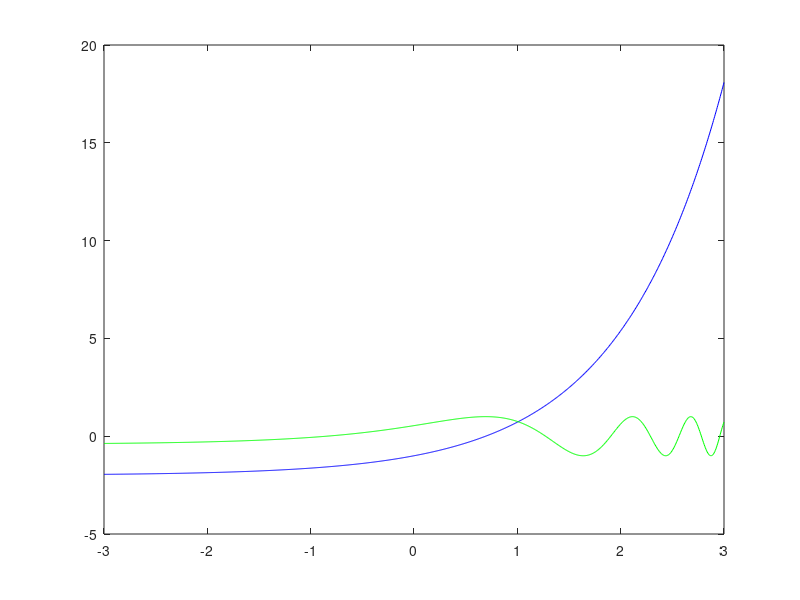

Source code (MATLAB): (Note: this script raises an error after producing the figure.)
x = linspace(-3, 3, 1000);

y1 = exp(x) - 2;

y2 = cos(y1);

plot(x, y1, 'b');
hold on;
plot(x, y2, 'g');
hold off;

[solBis, nrStepBis] = findSolBisect(0.5, 1.5, @Fex3, -1);
[solNR, nrStepNR] = findSolNR(0.5, 1.5, @Fex3, @Fdex3, 1, 10^-5);

solBis
nrStepBis

solNR
nrStepNR